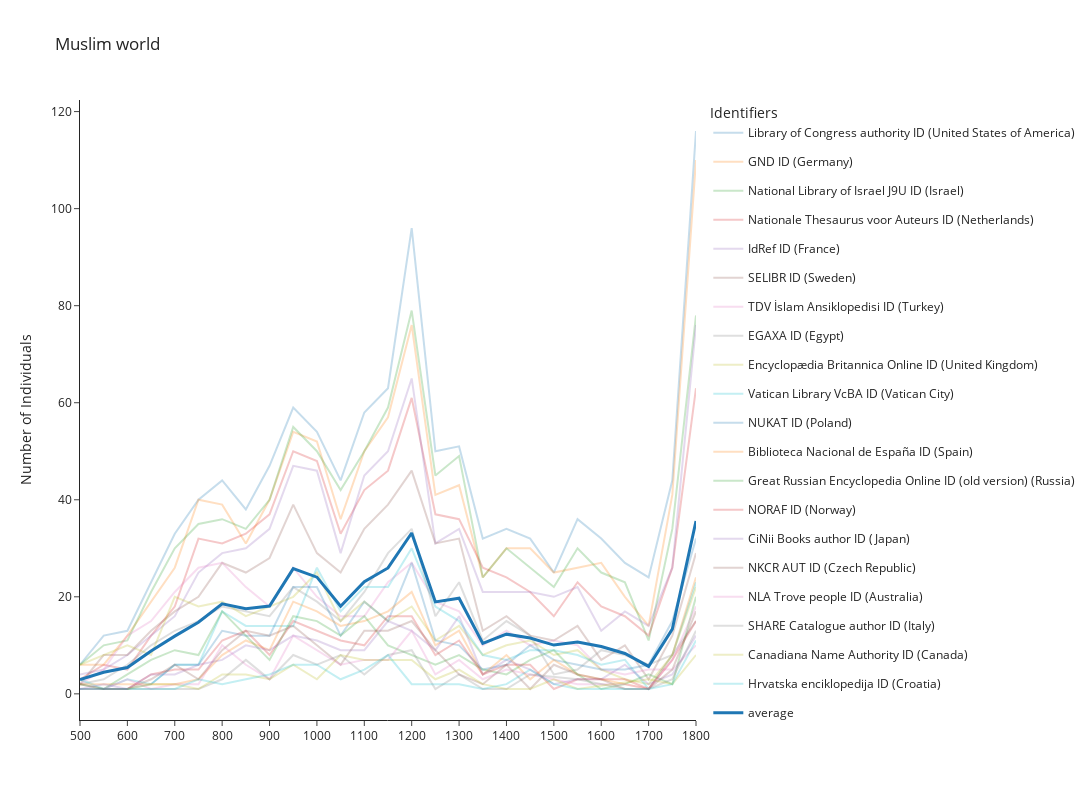

Source (notebook cell):
### Code cell
fig, df_fig = make_figure(df_fig_fifty, region_name = 'Muslim world', min_decade = 500, max_decade = 1800, top_identifiers = 20,
                  one_id_country = True)

fig.write_image(f"figures/mena_identifiers.png", scale=7)
fig.show()

### Figure 1 — Plotly figure (JSON) as saved in the notebook; plotly's stock layout.template omitted (floating-point values rounded to 4 significant figures)
{"data": [{"hovertemplate": "identifier_name=Library of Congress authority ID (United States of America)<br>decade=%{x}<br>score=%{y}<extra></extra>", "legendgroup": "Library of Congress authority ID (United States of America)", "line": {"color": "#1F77B4", "dash": "solid"}, "marker": {"symbol": "circle"}, "mode": "lines", "name": "Library of Congress authority ID (United States of America)", "opacity": 0.25, "orientation": "v", "showlegend": true, "type": "scatter", "x": [500, 550, 600, 650, 700, 750, 800, 850, 900, 950, 1000, 1050, 1100, 1150, 1200, 1250, 1300, 1350, 1400, 1450, 1500, 1550, 1600, 1650, 1700, 1750, 1800], "xaxis": "x", "y": [6, 12, 13, 23, 33, 40, 44, 38, 47, 59, 54, 44, 58, 63, 96, 50, 51, 32, 34, 32, 25, 36, 32, 27, 24, 44, 116], "yaxis": "y"}, {"hovertemplate": "identifier_name=GND ID (Germany)<br>decade=%{x}<br>score=%{y}<extra></extra>", "legendgroup": "GND ID (Germany)", "line": {"color": "#FF7F0E", "dash": "solid"}, "marker": {"symbol": "circle"}, "mode": "lines", "name": "GND ID (Germany)", "opacity": 0.25, "orientation": "v", "showlegend": true, "type": "scatter", "x": [500, 550, 600, 650, 700, 750, 800, 850, 900, 950, 1000, 1050, 1100, 1150, 1200, 1250, 1300, 1350, 1400, 1450, 1500, 1550, 1600, 1650, 1700, 1750, 1800], "xaxis": "x", "y": [6, 6, 12, 19, 26, 40, 39, 31, 40, 54, 52, 36, 50, 57, 76, 41, 43, 24, 30, 30, 25, 26, 27, 20, 14, 41, 110], "yaxis": "y"}, {"hovertemplate": "identifier_name=National Library of Israel J9U ID (Israel)<br>decade=%{x}<br>score=%{y}<extra></extra>", "legendgroup": "National Library of Israel J9U ID (Israel)", "line": {"color": "#2CA02C", "dash": "solid"}, "marker": {"symbol": "circle"}, "mode": "lines", "name": "National Library of Israel J9U ID (Israel)", "opacity": 0.25, "orientation": "v", "showlegend": true, "type": "scatter", "x": [500, 550, 600, 650, 700, 750, 800, 850, 900, 950, 1000, 1050, 1100, 1150, 1200, 1250, 1300, 1350, 1400, 1450, 1500, 1550, 1600, 1650, 1700, 1750, 1800], "xaxis": "x", "y": [6, 10, 11, 21, 30, 35, 36, 34, 40, 55, 50, 42, 50, 59, 79, 45, 49, 24, 30, 26, 22, 30, 25, 23, 11, 34, 78], "yaxis": "y"}, {"hovertemplate": "identifier_name=Nationale Thesaurus voor Auteurs ID (Netherlands)<br>decade=%{x}<br>score=%{y}<extra></extra>", "legendgroup": "Nationale Thesaurus voor Auteurs ID (Netherlands)", "line": {"color": "#D62728", "dash": "solid"}, "marker": {"symbol": "circle"}, "mode": "lines", "name": "Nationale Thesaurus voor Auteurs ID (Netherlands)", "opacity": 0.25, "orientation": "v", "showlegend": true, "type": "scatter", "x": [500, 550, 600, 650, 700, 750, 800, 850, 900, 950, 1000, 1050, 1100, 1150, 1200, 1250, 1300, 1350, 1400, 1450, 1500, 1550, 1600, 1650, 1700, 1750, 1800], "xaxis": "x", "y": [3, 6, 5, 12, 18, 32, 31, 33, 37, 50, 48, 33, 42, 46, 61, 37, 36, 26, 24, 21, 16, 23, 18, 16, 12, 26, 63], "yaxis": "y"}, {"hovertemplate": "identifier_name=IdRef ID (France)<br>decade=%{x}<br>score=%{y}<extra></extra>", "legendgroup": "IdRef ID (France)", "line": {"color": "#9467BD", "dash": "solid"}, "marker": {"symbol": "circle"}, "mode": "lines", "name": "IdRef ID (France)", "opacity": 0.25, "orientation": "v", "showlegend": true, "type": "scatter", "x": [500, 550, 600, 650, 700, 750, 800, 850, 900, 950, 1000, 1050, 1100, 1150, 1200, 1250, 1300, 1350, 1400, 1450, 1500, 1550, 1600, 1650, 1700, 1750, 1800], "xaxis": "x", "y": [4, 5, 8, 12, 16, 25, 29, 30, 34, 47, 46, 29, 45, 50, 65, 31, 34, 21, 21, 21, 20, 22, 13, 17, 14, 26, 76], "yaxis": "y"}, {"hovertemplate": "identifier_name=SELIBR ID (Sweden)<br>decade=%{x}<br>score=%{y}<extra></extra>", "legendgroup": "SELIBR ID (Sweden)", "line": {"color": "#8C564B", "dash": "solid"}, "marker": {"symbol": "circle"}, "mode": "lines", "name": "SELIBR ID (Sweden)", "opacity": 0.25, "orientation": "v", "showlegend": true, "type": "scatter", "x": [500, 550, 600, 650, 700, 750, 800, 850, 900, 950, 1000, 1050, 1100, 1150, 1200, 1250, 1300, 1350, 1400, 1450, 1500, 1550, 1600, 1650, 1700, 1750, 1800], "xaxis": "x", "y": [2, 8, 8, 13, 17, 20, 27, 25, 28, 39, 29, 25, 34, 39, 46, 31, 32, 13, 16, 12, 11, 14, 7, 10, 3, 12, 29], "yaxis": "y"}, {"hovertemplate": "identifier_name=TDV İslam Ansiklopedisi ID (Turkey)<br>decade=%{x}<br>score=%{y}<extra></extra>", "legendgroup": "TDV İslam Ansiklopedisi ID (Turkey)", "line": {"color": "#E377C2", "dash": "solid"}, "marker": {"symbol": "circle"}, "mode": "lines", "name": "TDV İslam Ansiklopedisi ID (Turkey)", "opacity": 0.25, "orientation": "v", "showlegend": true, "type": "scatter", "x": [500, 550, 600, 650, 700, 750, 800, 850, 900, 950, 1000, 1050, 1100, 1150, 1200, 1250, 1300, 1350, 1400, 1450, 1500, 1550, 1600, 1650, 1700, 1750, 1800], "xaxis": "x", "y": [2, 5, 12, 15, 21, 26, 27, 22, 18, 26, 20, 16, 16, 23, 27, 19, 17, 10, 13, 10, 11, 10, 5, 4, 5, 5, 10], "yaxis": "y"}, {"hovertemplate": "identifier_name=EGAXA ID (Egypt)<br>decade=%{x}<br>score=%{y}<extra></extra>", "legendgroup": "EGAXA ID (Egypt)", "line": {"color": "#7F7F7F", "dash": "solid"}, "marker": {"symbol": "circle"}, "mode": "lines", "name": "EGAXA ID (Egypt)", "opacity": 0.25, "orientation": "v", "showlegend": true, "type": "scatter", "x": [500, 550, 600, 650, 700, 750, 800, 850, 900, 950, 1000, 1050, 1100, 1150, 1200, 1250, 1300, 1350, 1400, 1450, 1500, 1550, 1600, 1650, 1700, 1750, 1800], "xaxis": "x", "y": [2, 3, 6, 10, 13, 15, 18, 17, 16, 22, 19, 15, 21, 29, 34, 16, 23, 11, 15, 12, 4, 5, 9, 8, 6, 8, 15], "yaxis": "y"}, {"hovertemplate": "identifier_name=Encyclopædia Britannica Online ID (United Kingdom)<br>decade=%{x}<br>score=%{y}<extra></extra>", "legendgroup": "Encyclopædia Britannica Online ID (United Kingdom)", "line": {"color": "#BCBD22", "dash": "solid"}, "marker": {"symbol": "circle"}, "mode": "lines", "name": "Encyclopædia Britannica Online ID (United Kingdom)", "opacity": 0.25, "orientation": "v", "showlegend": true, "type": "scatter", "x": [500, 550, 600, 650, 700, 750, 800, 850, 900, 950, 1000, 1050, 1100, 1150, 1200, 1250, 1300, 1350, 1400, 1450, 1500, 1550, 1600, 1650, 1700, 1750, 1800], "xaxis": "x", "y": [6, 8, 10, 8, 20, 18, 19, 16, 18, 20, 25, 15, 19, 15, 18, 11, 14, 8, 10, 11, 8, 9, 5, 3, 2, 8, 22], "yaxis": "y"}, {"hovertemplate": "identifier_name=Vatican Library VcBA ID (Vatican City)<br>decade=%{x}<br>score=%{y}<extra></extra>", "legendgroup": "Vatican Library VcBA ID (Vatican City)", "line": {"color": "#17BECF", "dash": "solid"}, "marker": {"symbol": "circle"}, "mode": "lines", "name": "Vatican Library VcBA ID (Vatican City)", "opacity": 0.25, "orientation": "v", "showlegend": true, "type": "scatter", "x": [500, 550, 600, 650, 700, 750, 800, 850, 900, 950, 1000, 1050, 1100, 1150, 1200, 1250, 1300, 1350, 1400, 1450, 1500, 1550, 1600, 1650, 1700, 1750, 1800], "xaxis": "x", "y": [3, 1, 3, 2, 6, 6, 17, 14, 14, 14, 26, 17, 22, 22, 30, 18, 15, 8, 7, 9, 9, 8, 6, 7, 1, 8, 23], "yaxis": "y"}, {"hovertemplate": "identifier_name=NUKAT ID (Poland)<br>decade=%{x}<br>score=%{y}<extra></extra>", "legendgroup": "NUKAT ID (Poland)", "line": {"color": "#1F77B4", "dash": "solid"}, "marker": {"symbol": "circle"}, "mode": "lines", "name": "NUKAT ID (Poland)", "opacity": 0.25, "orientation": "v", "showlegend": true, "type": "scatter", "x": [500, 600, 650, 700, 750, 800, 850, 900, 950, 1000, 1050, 1100, 1150, 1200, 1250, 1300, 1350, 1400, 1450, 1500, 1550, 1600, 1650, 1700, 1750, 1800], "xaxis": "x", "y": [1, 1, 2, 6, 6, 13, 12, 12, 22, 22, 12, 19, 15, 27, 11, 10, 5, 6, 10, 7, 6, 5, 5, 6, 15, 32], "yaxis": "y"}, {"hovertemplate": "identifier_name=Biblioteca Nacional de España ID (Spain)<br>decade=%{x}<br>score=%{y}<extra></extra>", "legendgroup": "Biblioteca Nacional de España ID (Spain)", "line": {"color": "#FF7F0E", "dash": "solid"}, "marker": {"symbol": "circle"}, "mode": "lines", "name": "Biblioteca Nacional de España ID (Spain)", "opacity": 0.25, "orientation": "v", "showlegend": true, "type": "scatter", "x": [500, 600, 700, 750, 800, 850, 900, 950, 1000, 1050, 1100, 1150, 1200, 1250, 1300, 1350, 1400, 1450, 1500, 1550, 1600, 1650, 1700, 1750, 1800], "xaxis": "x", "y": [2, 2, 2, 3, 8, 11, 9, 19, 17, 14, 15, 17, 21, 10, 13, 4, 8, 3, 7, 4, 3, 2, 1, 8, 24], "yaxis": "y"}, {"hovertemplate": "identifier_name=Great Russian Encyclopedia Online ID (old version) (Russia)<br>decade=%{x}<br>score=%{y}<extra></extra>", "legendgroup": "Great Russian Encyclopedia Online ID (old version) (Russia)", "line": {"color": "#2CA02C", "dash": "solid"}, "marker": {"symbol": "circle"}, "mode": "lines", "name": "Great Russian Encyclopedia Online ID (old version) (Russia)", "opacity": 0.25, "orientation": "v", "showlegend": true, "type": "scatter", "x": [500, 550, 600, 650, 700, 750, 800, 850, 900, 950, 1000, 1050, 1100, 1150, 1200, 1250, 1300, 1350, 1400, 1450, 1500, 1550, 1600, 1650, 1700, 1750, 1800], "xaxis": "x", "y": [2, 1, 4, 7, 9, 8, 17, 12, 7, 16, 15, 12, 16, 10, 8, 6, 8, 5, 4, 7, 9, 4, 1, 2, 4, 2, 20], "yaxis": "y"}, {"hovertemplate": "identifier_name=NORAF ID (Norway)<br>decade=%{x}<br>score=%{y}<extra></extra>", "legendgroup": "NORAF ID (Norway)", "line": {"color": "#D62728", "dash": "solid"}, "marker": {"symbol": "circle"}, "mode": "lines", "name": "NORAF ID (Norway)", "opacity": 0.25, "orientation": "v", "showlegend": true, "type": "scatter", "x": [500, 550, 600, 650, 700, 750, 800, 850, 900, 950, 1000, 1050, 1100, 1150, 1200, 1250, 1300, 1350, 1400, 1450, 1500, 1550, 1600, 1650, 1700, 1750, 1800], "xaxis": "x", "y": [1, 1, 1, 4, 5, 5, 11, 13, 8, 15, 13, 11, 10, 16, 16, 8, 11, 4, 6, 6, 1, 3, 3, 3, 1, 7, 15], "yaxis": "y"}, {"hovertemplate": "identifier_name=CiNii Books author ID (Japan)<br>decade=%{x}<br>score=%{y}<extra></extra>", "legendgroup": "CiNii Books author ID (Japan)", "line": {"color": "#9467BD", "dash": "solid"}, "marker": {"symbol": "circle"}, "mode": "lines", "name": "CiNii Books author ID (Japan)", "opacity": 0.25, "orientation": "v", "showlegend": true, "type": "scatter", "x": [500, 550, 600, 650, 700, 750, 800, 850, 900, 950, 1000, 1050, 1100, 1150, 1200, 1250, 1300, 1350, 1400, 1450, 1500, 1550, 1600, 1650, 1700, 1750, 1800], "xaxis": "x", "y": [1, 2, 1, 4, 4, 6, 7, 10, 9, 12, 11, 9, 9, 15, 13, 9, 16, 4, 7, 5, 2, 3, 3, 6, 2, 4, 12], "yaxis": "y"}, {"hovertemplate": "identifier_name=NKCR AUT ID (Czech Republic)<br>decade=%{x}<br>score=%{y}<extra></extra>", "legendgroup": "NKCR AUT ID (Czech Republic)", "line": {"color": "#8C564B", "dash": "solid"}, "marker": {"symbol": "circle"}, "mode": "lines", "name": "NKCR AUT ID (Czech Republic)", "opacity": 0.25, "orientation": "v", "showlegend": true, "type": "scatter", "x": [500, 550, 600, 650, 700, 750, 800, 850, 900, 950, 1000, 1050, 1100, 1150, 1200, 1250, 1300, 1350, 1400, 1450, 1500, 1550, 1600, 1650, 1700, 1750, 1800], "xaxis": "x", "y": [2, 1, 1, 3, 6, 3, 9, 13, 12, 14, 10, 6, 13, 13, 15, 9, 4, 2, 6, 1, 6, 4, 3, 1, 1, 5, 17], "yaxis": "y"}, {"hovertemplate": "identifier_name=NLA Trove people ID (Australia)<br>decade=%{x}<br>score=%{y}<extra></extra>", "legendgroup": "NLA Trove people ID (Australia)", "line": {"color": "#E377C2", "dash": "solid"}, "marker": {"symbol": "circle"}, "mode": "lines", "name": "NLA Trove people ID (Australia)", "opacity": 0.25, "orientation": "v", "showlegend": true, "type": "scatter", "x": [550, 600, 650, 700, 750, 800, 850, 900, 950, 1000, 1050, 1100, 1150, 1200, 1250, 1300, 1350, 1400, 1450, 1500, 1550, 1650, 1700, 1750, 1800], "xaxis": "x", "y": [1, 3, 1, 2, 2, 10, 6, 3, 12, 9, 6, 7, 7, 13, 4, 7, 3, 5, 4, 3, 2, 2, 1, 7, 18], "yaxis": "y"}, {"hovertemplate": "identifier_name=SHARE Catalogue author ID (Italy)<br>decade=%{x}<br>score=%{y}<extra></extra>", "legendgroup": "SHARE Catalogue author ID (Italy)", "line": {"color": "#7F7F7F", "dash": "solid"}, "marker": {"symbol": "circle"}, "mode": "lines", "name": "SHARE Catalogue author ID (Italy)", "opacity": 0.25, "orientation": "v", "showlegend": true, "type": "scatter", "x": [550, 700, 750, 800, 850, 900, 950, 1000, 1050, 1100, 1150, 1200, 1250, 1300, 1350, 1400, 1450, 1550, 1650, 1700, 1750, 1800], "xaxis": "x", "y": [1, 1, 1, 3, 7, 3, 8, 6, 8, 4, 8, 9, 1, 4, 1, 1, 4, 3, 1, 1, 3, 13], "yaxis": "y"}, {"hovertemplate": "identifier_name=Canadiana Name Authority ID (Canada)<br>decade=%{x}<br>score=%{y}<extra></extra>", "legendgroup": "Canadiana Name Authority ID (Canada)", "line": {"color": "#BCBD22", "dash": "solid"}, "marker": {"symbol": "circle"}, "mode": "lines", "name": "Canadiana Name Authority ID (Canada)", "opacity": 0.25, "orientation": "v", "showlegend": true, "type": "scatter", "x": [600, 650, 700, 750, 800, 850, 900, 950, 1000, 1050, 1100, 1150, 1200, 1250, 1300, 1350, 1400, 1450, 1500, 1550, 1700, 1750, 1800], "xaxis": "x", "y": [1, 2, 2, 1, 4, 4, 3, 6, 3, 8, 7, 7, 7, 3, 5, 2, 1, 1, 3, 1, 3, 2, 8], "yaxis": "y"}, {"hovertemplate": "identifier_name=Hrvatska enciklopedija ID (Croatia)<br>decade=%{x}<br>score=%{y}<extra></extra>", "legendgroup": "Hrvatska enciklopedija ID (Croatia)", "line": {"color": "#17BECF", "dash": "solid"}, "marker": {"symbol": "circle"}, "mode": "lines", "name": "Hrvatska enciklopedija ID (Croatia)", "opacity": 0.25, "orientation": "v", "showlegend": true, "type": "scatter", "x": [500, 600, 650, 700, 750, 800, 850, 900, 950, 1000, 1050, 1100, 1150, 1200, 1300, 1350, 1400, 1450, 1500, 1550, 1600, 1650, 1700, 1750, 1800], "xaxis": "x", "y": [1, 1, 1, 1, 3, 2, 3, 4, 6, 6, 3, 5, 8, 2, 2, 1, 2, 5, 2, 1, 1, 1, 1, 2, 11], "yaxis": "y"}, {"hovertemplate": "identifier_name=average<br>decade=%{x}<br>score=%{y}<extra></extra>", "legendgroup": "average", "line": {"color": "#1F77B4", "dash": "solid", "width": 3}, "marker": {"symbol": "circle"}, "mode": "lines", "name": "average", "orientation": "v", "showlegend": true, "type": "scatter", "x": [500, 550, 600, 650, 700, 750, 800, 850, 900, 950, 1000, 1050, 1100, 1150, 1200, 1250, 1300, 1350, 1400, 1450, 1500, 1550, 1600, 1650, 1700, 1750, 1800], "xaxis": "x", "y": [2.941, 4.438, 5.421, 8.833, 11.9, 14.75, 18.55, 17.55, 18.1, 25.8, 24.05, 18.05, 23.1, 25.95, 33.15, 18.95, 19.7, 10.4, 12.3, 11.5, 10.05, 10.7, 9.765, 8.316, 5.65, 13.35, 35.6], "yaxis": "y"}], "layout": {"height": 800, "legend": {"title": {"text": "Identifiers"}}, "title": {"text": "Muslim world"}, "width": 1300, "xaxis": {"dtick": 100, "title": {"text": ""}}, "yaxis": {"title": {"text": "Number of Individuals"}}}}
